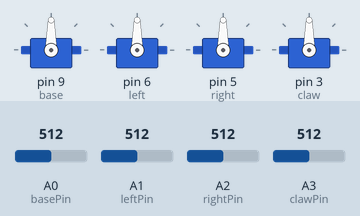
Simulated run of this sketch. Board: Arduino Pro Mini, built with avr-gcc and run on an emulated ATmega328P. Shown: 4 × servo. Inputs (shaded band) come from the test bench; at power-on: A0 (basePin) = 512, A1 (leftPin) = 512, A2 (rightPin) = 512, A3 (clawPin) = 512.

Above: at 1.2 s.
1.3 s: A0 (basePin) set to 716
At 2.0 s:
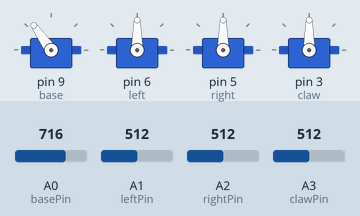
3.1 s: A1 (leftPin) set to 716
At 4.4 s:
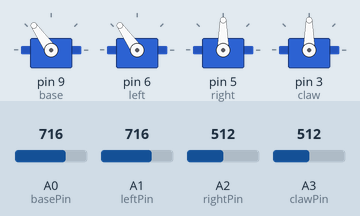
4.7 s: A2 (rightPin) set to 716
At 6.0 s:
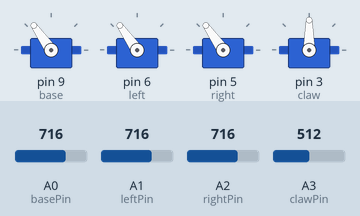
6.3 s: A3 (clawPin) set to 716
At 7.3 s:
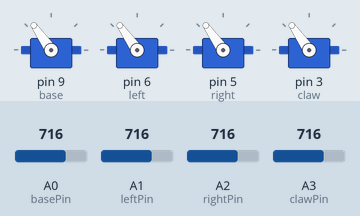
7.9 s: A0 (basePin) set to 992
At 8.6 s:
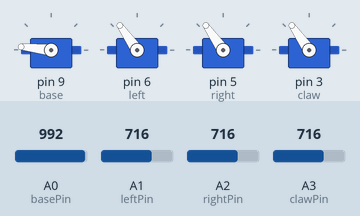
9.5 s: A1 (leftPin) set to 992
At 10.0 s:
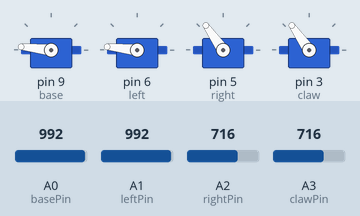
Timing chart, 0 to 12.1 s (numbered marks = the images above; inputs shaded):
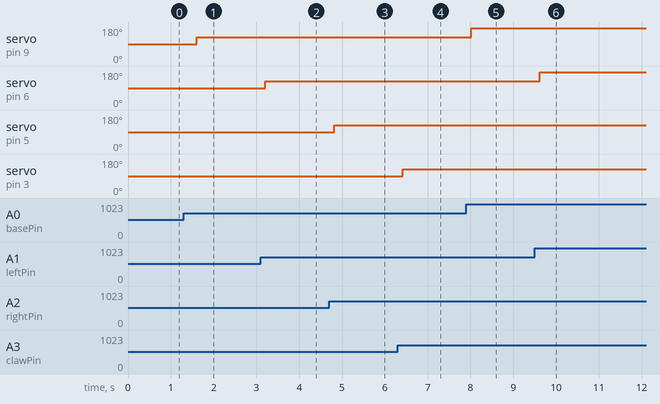

Measured:
- after the input at 1.3 s, servo on pin 9 (base): 90° → 125° after 0.30 s
- after the input at 3.1 s, servo on pin 6 (left): 90° → 125° after 0.11 s
- after the input at 4.7 s, servo on pin 5 (right): 90° → 125° after 0.11 s
- after the input at 6.3 s, servo on pin 3 (claw): 90° → 125° after 0.12 s
- after the input at 7.9 s, servo on pin 9 (base): 125° → 174° after 0.12 s
- after the input at 9.5 s, servo on pin 6 (left): 125° → 174° after 0.12 s

The sketch:

mearm-controller.ino
```cpp
/*
  Robot Arm Control Demo
  mearm-controller.ino
  Demonstrate use of 3.3 volt Arduino Pro Mini
  Controls 4-DOF Robot Arm with 4 potentiometers
  Powered by 6-volt power source
  DroneBot Workshop 2019
  https://dronebotworkshop.com
*/

// Include Servo Library
#include <Servo.h>

// Create 4 servo objexts
Servo base, left, right, claw ;

// Integers for analog inputs from potentiometers
int basePin = A0;  // Middle Pot Analog Input Pin
int leftPin = A1;  // Left Pot Analog Input Pin
int rightPin = A2;  // Right Pot Analog Input Pin
int clawPin = A3;  // Claw Pot Analog Input Pin

int baseValue = 0;  // Middle Pot Value
int leftValue = 0;  // Left Pot Value
int rightValue = 0;  // Right Pot Value
int clawValue = 0;  // Claw Pot Value


void setup()
{
  // Attach servo objects to output pins
  base.attach(9);
  left.attach(6);
  right.attach(5);
  claw.attach(3);
}

void loop()
{

  // Read the Pot Values
  // Convert to values between 0 and 180 for the servos
  baseValue = map(analogRead(basePin), 0, 1023, 0, 180);
  leftValue = map(analogRead(leftPin), 0, 1023, 0, 180);
  rightValue = map(analogRead(rightPin), 0, 1023, 0, 180);
  clawValue = map(analogRead(clawPin), 0, 1023, 0, 180);

  // Write values to servos
  base.write(baseValue); // Base servo position
  left.write(leftValue); // Left servo position
  right.write(rightValue); // Right servo position
  claw.write(clawValue); // Claw servo position

  delay(400); // Short Delay
}
```
